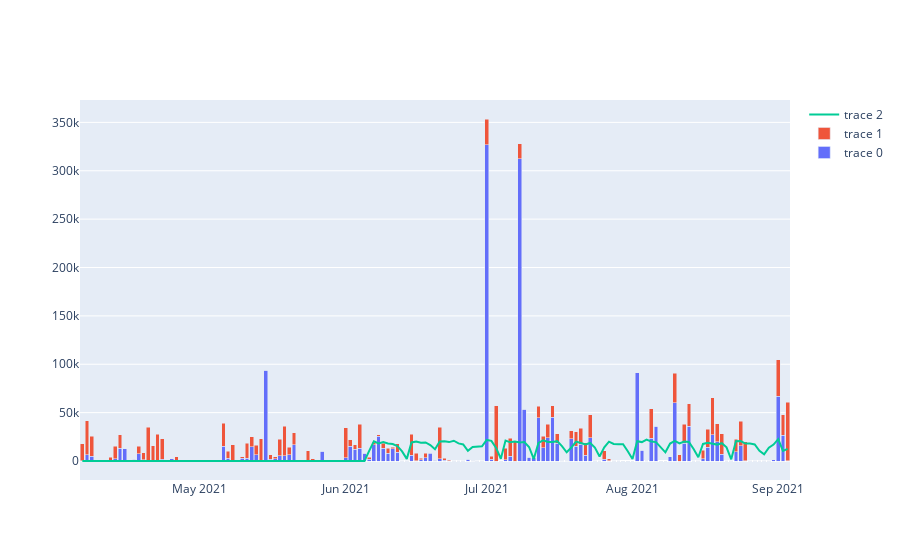

Notebook source saved alongside this figure:
### Code cell
g = go.Figure([go.Bar(x = plt2['operation_day'] ,y = plt2['inbound_receive_qty']),\
    go.Bar(x = plt2['operation_day'], y = plt2['outbound_shipped_qty'])])
g.update_layout(barmode='stack')
g.add_trace(go.Scatter(x =plt2['operation_day'], y = plt2['outsource_working_hour'], mode ='lines'))
# g.add_trace(go.Scatter(plt[plt['ou_code'] == 'CN-298'], x = 'operation_day', y =  'outsource_working_hour'))

### Figure 1 — Plotly figure (JSON) as saved in the notebook; plotly's stock layout.template omitted (floating-point values rounded to 4 significant figures; data arrays with more than 128 entries replaced by an {"elided": "..."} marker saying what was removed)
{"data": [{"type": "bar", "x": {"elided": "151 str values"}, "y": {"elided": "151 int values"}}, {"type": "bar", "x": {"elided": "151 str values"}, "y": {"elided": "151 int values"}}, {"mode": "lines", "type": "scatter", "x": {"elided": "151 str values"}, "y": {"elided": "151 int values"}}], "layout": {"barmode": "stack"}}
